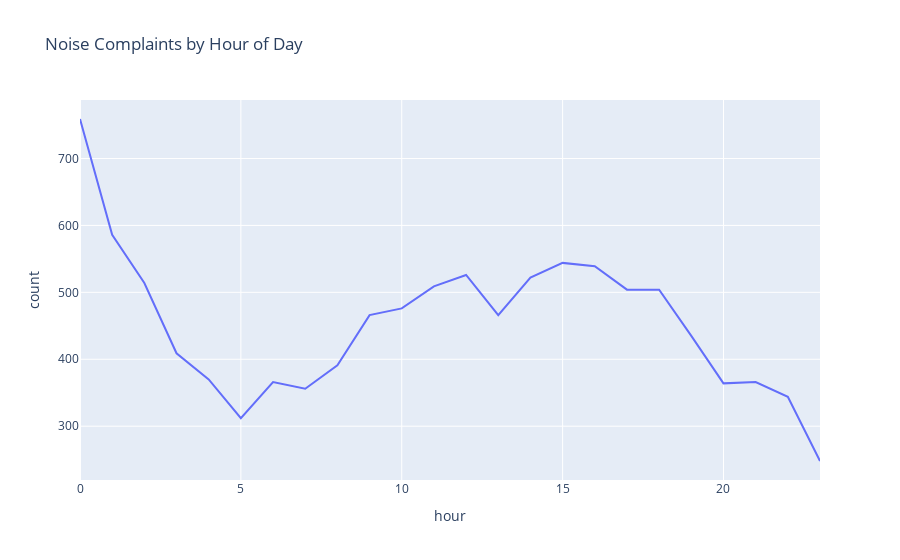

Notebook cell for this chart:
### Markdown cell above
This bar chart shows how noise complaints reported on January 1, 2025 varied across the five boroughs of New York City.
The Bronx reported the highest number of complaints, followed by Brooklyn and Queens, while Staten Island received very few reports.
Manhattan, despite having dense nightlife, showed fewer complaints than expected—possibly due to holiday reporting behavior, residential patterns, or differences in population density.
Overall, the distribution indicates that even within a single day, noise issues are unevenly experienced by residents across boroughs.

### Code cell
import plotly.express as px

fig = px.line(hourly, x="hour", y="count",
              title="Noise Complaints by Hour of Day")
fig.show()

### Figure 1 — Plotly figure (JSON) as saved in the notebook; plotly's stock layout.template omitted (floating-point values rounded to 4 significant figures)
{"data": [{"hovertemplate": "hour=%{x}<br>count=%{y}<extra></extra>", "legendgroup": "", "line": {"color": "#636efa", "dash": "solid"}, "marker": {"symbol": "circle"}, "mode": "lines", "name": "", "orientation": "v", "showlegend": false, "type": "scatter", "x": [0, 1, 2, 3, 4, 5, 6, 7, 8, 9, 10, 11, 12, 13, 14, 15, 16, 17, 18, 19, 20, 21, 22, 23], "xaxis": "x", "y": [759, 586, 514, 409, 370, 312, 366, 356, 391, 466, 476, 509, 526, 466, 522, 544, 539, 504, 504, 435, 364, 366, 344, 248], "yaxis": "y"}], "layout": {"legend": {"tracegroupgap": 0}, "title": {"text": "Noise Complaints by Hour of Day"}, "xaxis": {"anchor": "y", "domain": [0, 1], "title": {"text": "hour"}}, "yaxis": {"anchor": "x", "domain": [0, 1], "title": {"text": "count"}}}}
